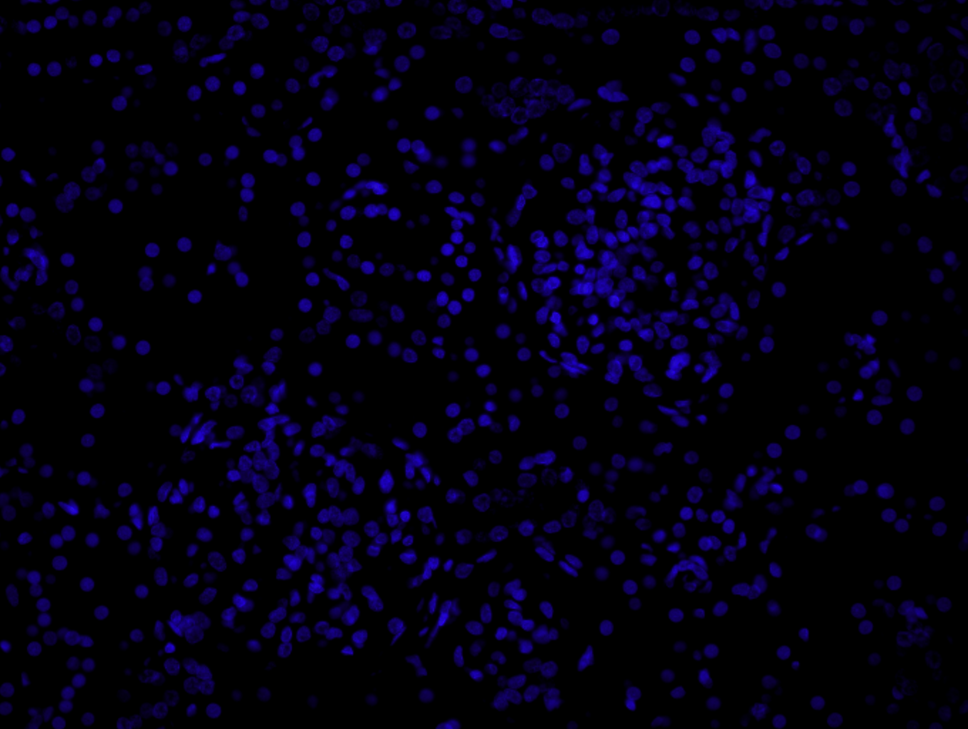
#> input picture images/Tv111.tif, 968 x 729 px, shrunk from 1360 x 1024 before the run, found by its file name
$ python mser.py
#> lines starting #> are read from the running program, lines starting #| are printed output that depends on the picture; after the words box and inside, x2 and y2 are one past the last pixel; in counts of white or black regions, pixels touching at a corner belong together
import numpy
import cv2

# original slika
img = cv2.imread(
    'C:/Users/Lucija/Desktop/mser_cell_segmentation/images/Tv111.tif', 1)
#> img is the input picture: shape (729, 968, 3); mean B, G, R 17.6, 0, 2.9
cv2.imshow('original', img)

gray = cv2.cvtColor(img, cv2.COLOR_BGR2GRAY)  # siva slika
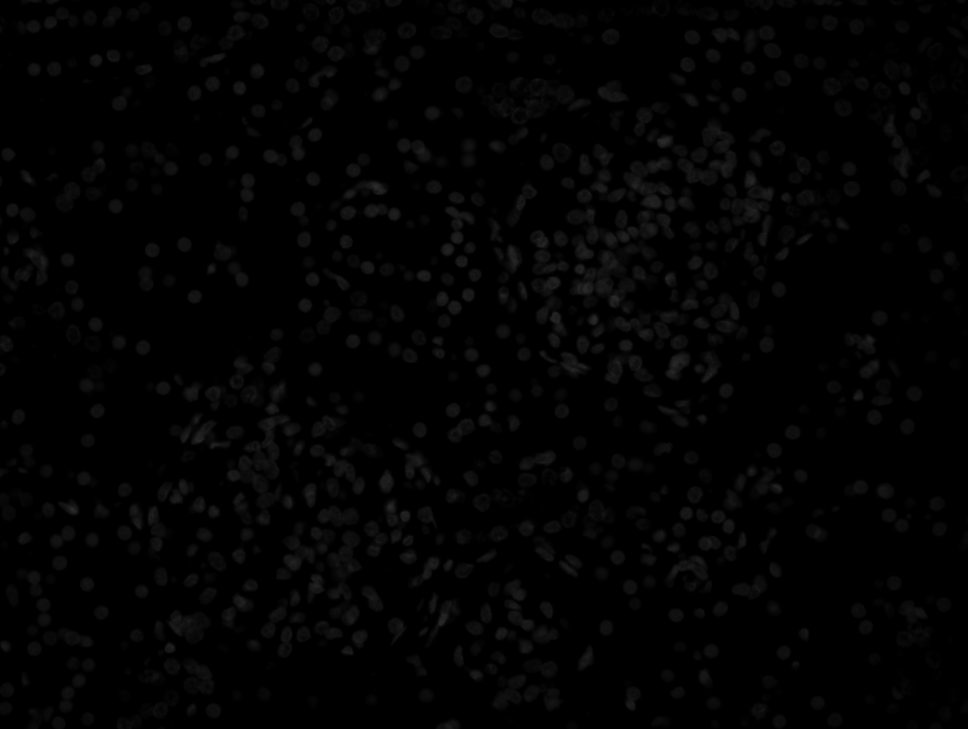
#> gray: shape (729, 968); min 0, max 45, mean 2.9
cv2.imshow('gray', gray)

vis = img.copy()

ret, thresh = cv2.threshold(gray, 0, 200, cv2.THRESH_BINARY + cv2.THRESH_OTSU)
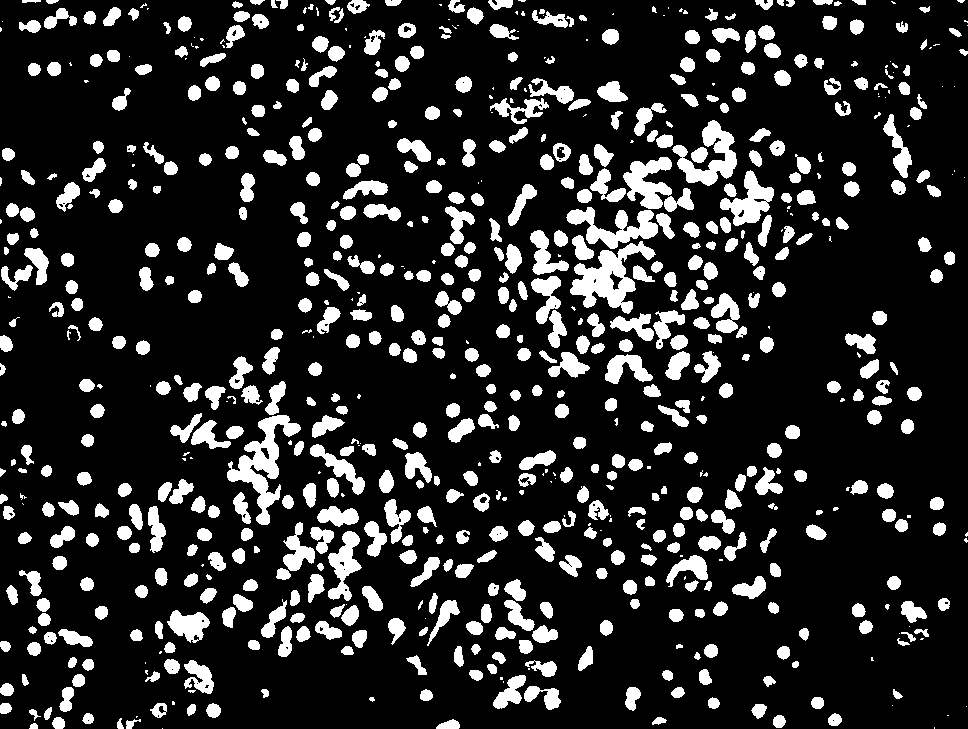
#> thresh: shape (729, 968); values 0 (black) and 200 (white), 16.4% white; 778 white regions (152 under 20 px)
#> ret = 7
cv2.imshow('thresh', thresh)

mser = cv2.MSER_create()
#mser = cv2.MSER_create(_min_area=2, _max_area=1000)
regions = mser.detectRegions(thresh)

hulls = [cv2.convexHull(p.reshape(-1, 1, 2)) for p in regions[0]]
#> hulls = 522 contours; largest, box (x1, y1, x2, y2) and area: (227, 415, 301, 525) 4790, (570, 241, 656, 314) 4187, (672, 120, 737, 186) 2930, (566, 207, 658, 249) 2804, (623, 157, 672, 209) 1998
cv2.polylines(vis, hulls, 1, (0, 255, 0))
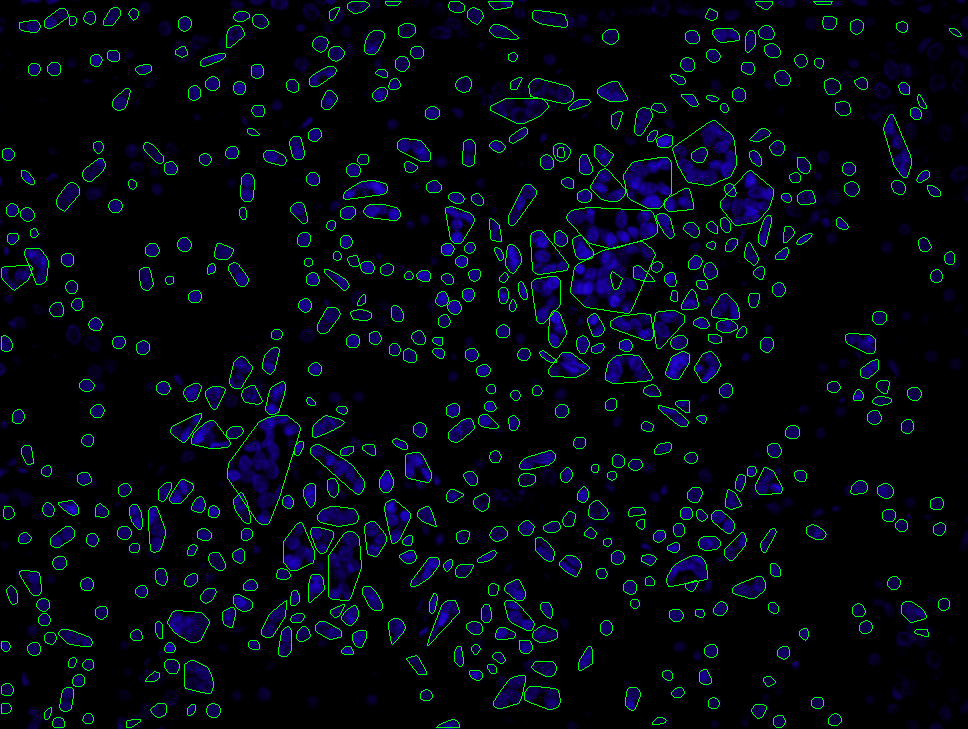
#> vis: shape (729, 968, 3); 3.46% of pixels changed, all inside (x1, y1, x2, y2) = (1, 1, 962, 728)

cv2.imshow('mser', vis)

cv2.waitKey(0)

$ run again, with images/Tv114.tif copied over images/Tv111.tif
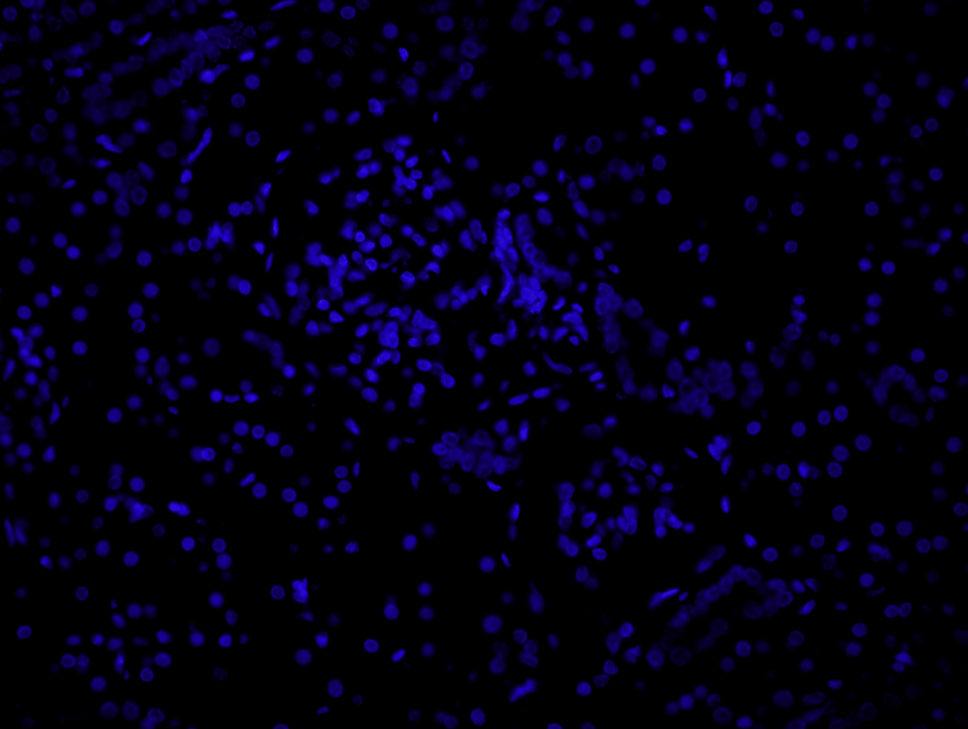
#> input picture images/Tv114.tif, 968 x 729 px, shrunk from 1360 x 1024 before the run, found by its file name
#> img is the input picture: shape (729, 968, 3); mean B, G, R 17.5, 0, 2.9
#> `ret, thresh = cv2.threshold(gray, 0, 200, cv2.THRESH_BINARY + cv2.THRE..`:
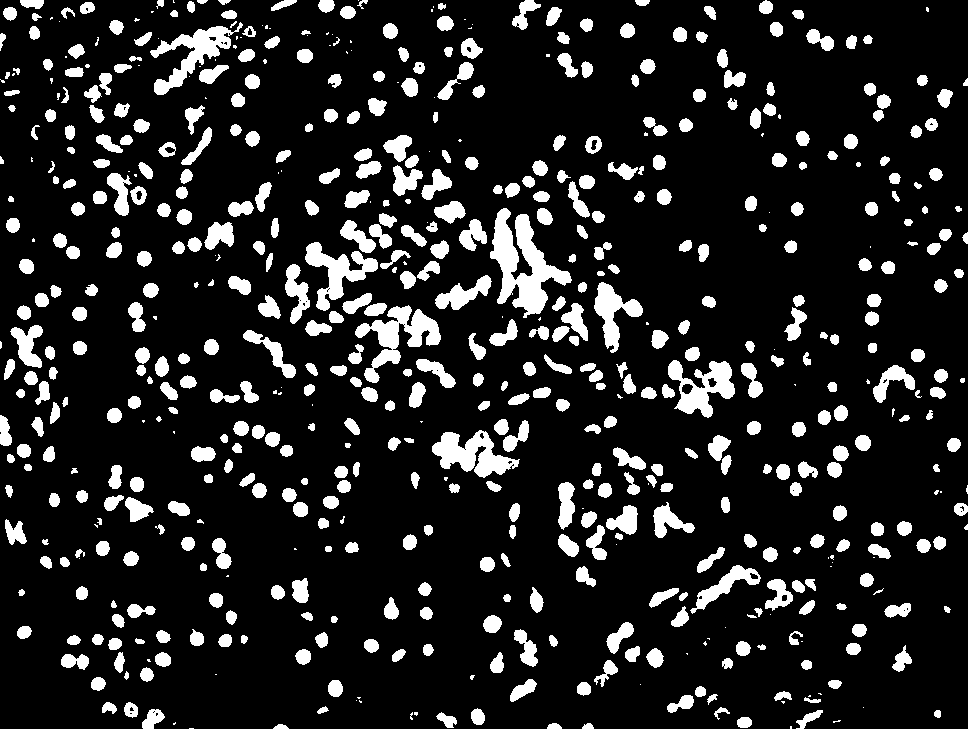
#> thresh: shape (729, 968); values 0 (black) and 200 (white), 13.9% white; 641 white regions (118 under 20 px)
#> ret = 8
#> hulls = 432 contours; largest, box (x1, y1, x2, y2) and area: (490, 208, 572, 318) 5834, (355, 305, 441, 383) 4239, (150, 26, 234, 95) 3332, (668, 360, 735, 418) 3076, (305, 242, 378, 311) 3054
#> `cv2.polylines(vis, hulls, 1, (0, 255, 0))`:
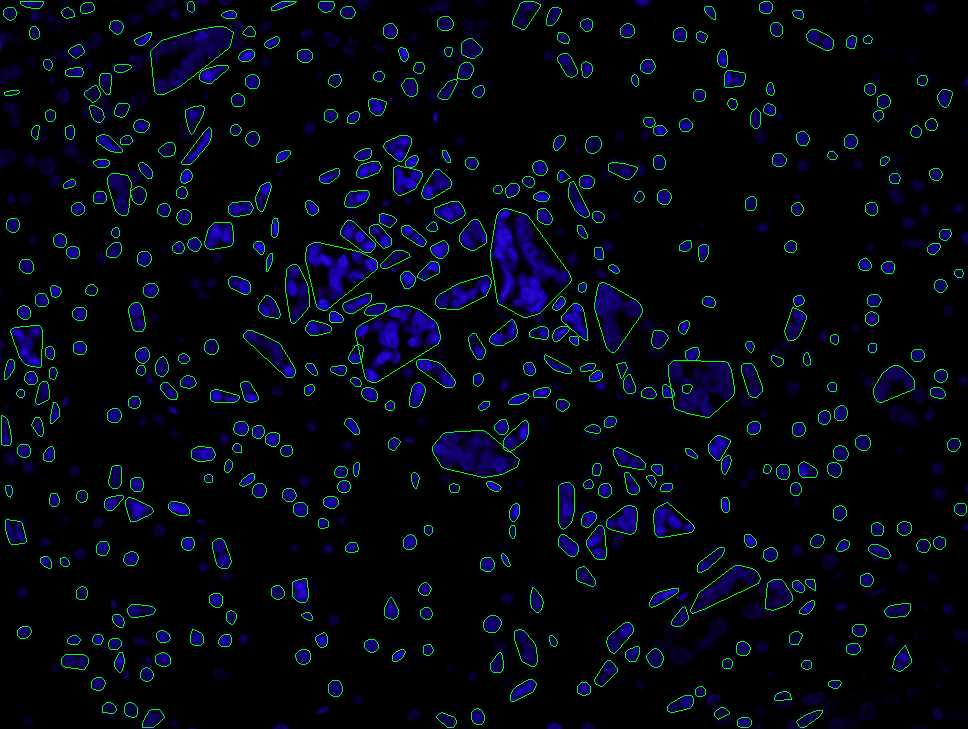
#> vis: shape (729, 968, 3); 2.85% of pixels changed, all inside (x1, y1, x2, y2) = (1, 1, 967, 728)

$ run again, with images/Tv117.tif copied over images/Tv111.tif
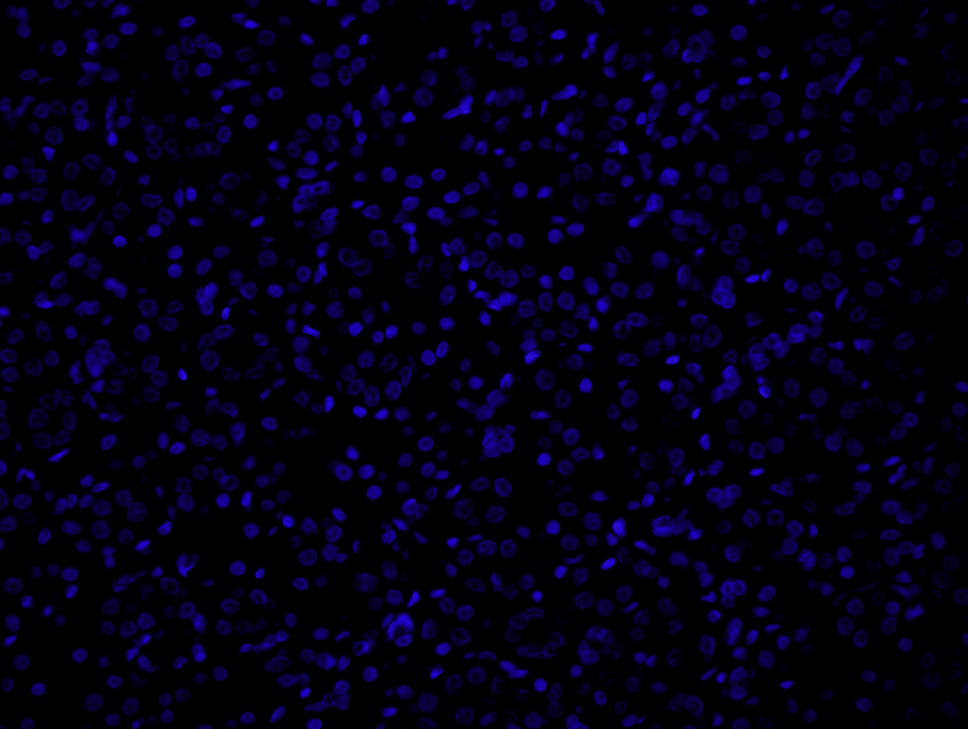
#> input picture images/Tv117.tif, 968 x 729 px, shrunk from 1360 x 1024 before the run, found by its file name
#> img is the input picture: shape (729, 968, 3); mean B, G, R 18.5, 0, 3.1
#> `ret, thresh = cv2.threshold(gray, 0, 200, cv2.THRESH_BINARY + cv2.THRE..`:
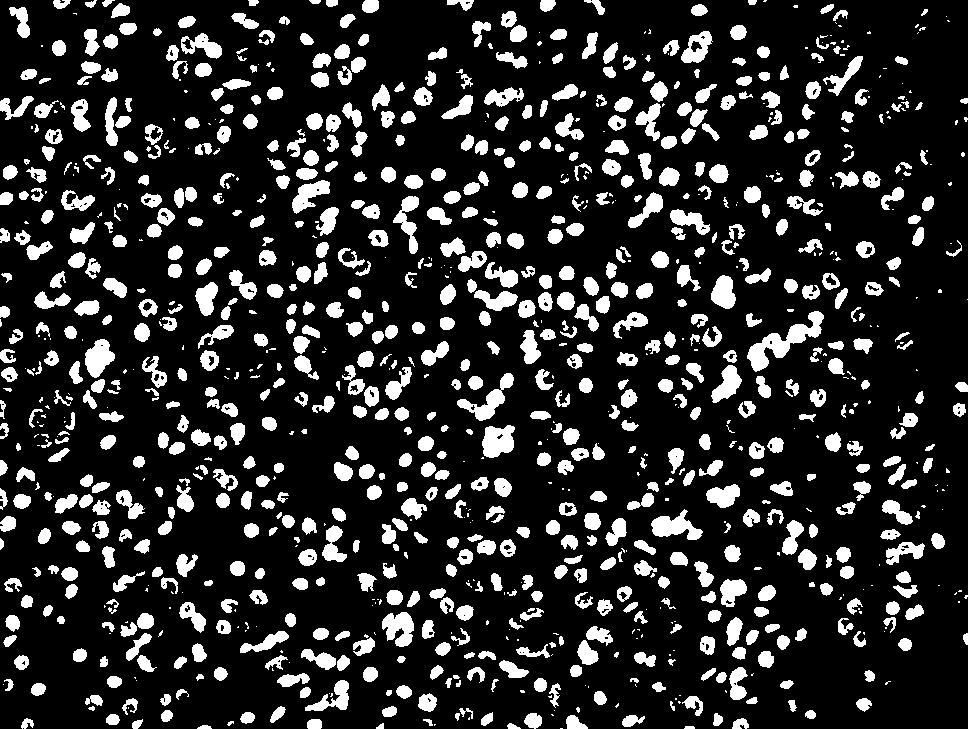
#> thresh: shape (729, 968); values 0 (black) and 200 (white), 17.1% white; 1119 white regions (332 under 20 px)
#> ret = 7
#> hulls = 635 contours; largest, box (x1, y1, x2, y2) and area: (747, 311, 824, 372) 2055, (651, 509, 703, 540) 1078, (393, 196, 419, 254) 982, (457, 389, 505, 421) 911, (482, 425, 515, 458) 873
#> `cv2.polylines(vis, hulls, 1, (0, 255, 0))`:
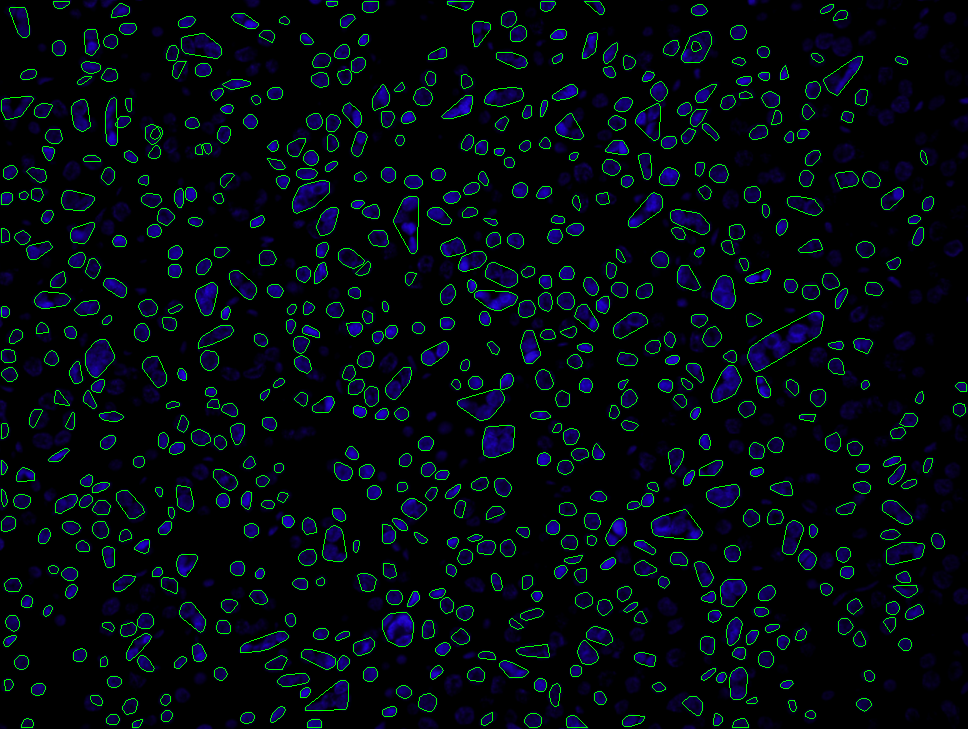
#> vis: shape (729, 968, 3); 4% of pixels changed, all inside (x1, y1, x2, y2) = (1, 1, 967, 728)
